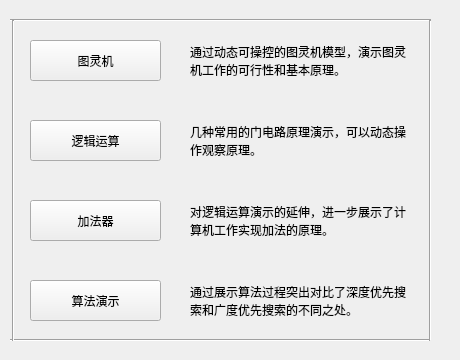
   <widget class="QWidget" name="page3_Demo">
    <widget class="QPushButton" name="btn1_turing">
     <property name="geometry">
      <rect>
       <x>30</x>
       <y>40</y>
       <width>131</width>
       <height>41</height>
      </rect>
     </property>
     <property name="text">
      <string>图灵机</string>
     </property>
    </widget>
    <widget class="QPushButton" name="btn2_bool">
     <property name="geometry">
      <rect>
       <x>30</x>
       <y>120</y>
       <width>131</width>
       <height>41</height>
      </rect>
     </property>
     <property name="text">
      <string>逻辑运算</string>
     </property>
    </widget>
    <widget class="QPushButton" name="btn3_plusm">
     <property name="geometry">
      <rect>
       <x>30</x>
       <y>200</y>
       <width>131</width>
       <height>41</height>
      </rect>
     </property>
     <property name="text">
      <string>加法器</string>
     </property>
    </widget>
    <widget class="QPushButton" name="btn4_algo">
     <property name="geometry">
      <rect>
       <x>30</x>
       <y>280</y>
       <width>131</width>
       <height>41</height>
      </rect>
     </property>
     <property name="text">
      <string>算法演示</string>
     </property>
    </widget>
    <widget class="QLabel" name="add_problem_note_2">
     <property name="geometry">
      <rect>
       <x>190</x>
       <y>40</y>
       <width>221</width>
       <height>41</height>
      </rect>
     </property>
     <property name="text">
      <string>通过动态可操控的图灵机模型，演示图灵机工作的可行性和基本原理。</string>
     </property>
     <property name="wordWrap">
      <bool>true</bool>
     </property>
    </widget>
    <widget class="QLabel" name="add_problem_note_3">
     <property name="geometry">
      <rect>
       <x>190</x>
       <y>120</y>
       <width>221</width>
       <height>41</height>
      </rect>
     </property>
     <property name="text">
      <string>几种常用的门电路原理演示，可以动态操作观察原理。</string>
     </property>
     <property name="wordWrap">
      <bool>true</bool>
     </property>
    </widget>
    <widget class="QLabel" name="add_problem_note_4">
     <property name="geometry">
      <rect>
       <x>190</x>
       <y>280</y>
       <width>221</width>
       <height>41</height>
      </rect>
     </property>
     <property name="text">
      <string>通过展示算法过程突出对比了深度优先搜索和广度优先搜索的不同之处。</string>
     </property>
     <property name="wordWrap">
      <bool>true</bool>
     </property>
    </widget>
    <widget class="QLabel" name="add_problem_note_5">
     <property name="geometry">
      <rect>
       <x>190</x>
       <y>200</y>
       <width>221</width>
       <height>41</height>
      </rect>
     </property>
     <property name="text">
      <string>对逻辑运算演示的延伸，进一步展示了计算机工作实现加法的原理。</string>
     </property>
     <property name="wordWrap">
      <bool>true</bool>
     </property>
    </widget>
    <widget class="Line" name="line">
     <property name="geometry">
      <rect>
       <x>10</x>
       <y>5</y>
       <width>421</width>
       <height>31</height>
      </rect>
     </property>
     <property name="orientation">
      <enum>Qt::Horizontal</enum>
     </property>
    </widget>
    <widget class="Line" name="line_2">
     <property name="geometry">
      <rect>
       <x>10</x>
       <y>330</y>
       <width>421</width>
       <height>21</height>
      </rect>
     </property>
     <property name="orientation">
      <enum>Qt::Horizontal</enum>
     </property>
    </widget>
    <widget class="Line" name="line_3">
     <property name="geometry">
      <rect>
       <x>-7</x>
       <y>20</y>
       <width>41</width>
       <height>321</height>
      </rect>
     </property>
     <property name="orientation">
      <enum>Qt::Vertical</enum>
     </property>
    </widget>
    <widget class="Line" name="line_4">
     <property name="geometry">
      <rect>
       <x>410</x>
       <y>20</y>
       <width>41</width>
       <height>321</height>
      </rect>
     </property>
     <property name="orientation">
      <enum>Qt::Vertical</enum>
     </property>
    </widget>
   </widget>
